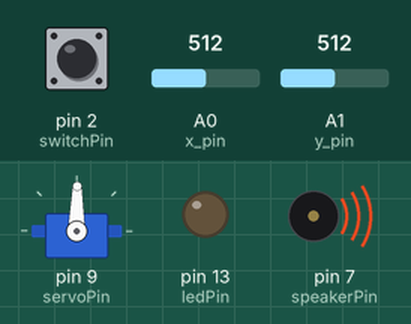
A sketch run on a simulated Arduino Uno, built with avr-gcc and run on an emulated ATmega328P. On the bench: servo, output pins drawn as LEDs (lit = HIGH), buzzer (waves = sounding). Inputs (shaded band) come from the test bench; at power-on: A0 (x_pin) = 512, A1 (y_pin) = 512, pin 2 (switchPin) HIGH.

Above: at 1.2 s.
1.3 s: A0 (x_pin) set to 716
At 2.5 s:
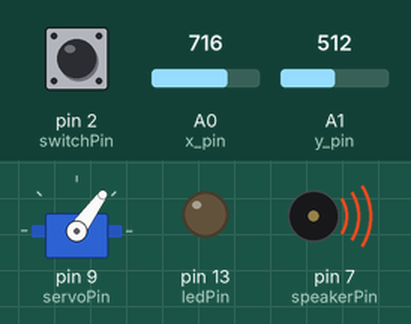
2.8 s: A1 (y_pin) set to 0
At 3.8 s:
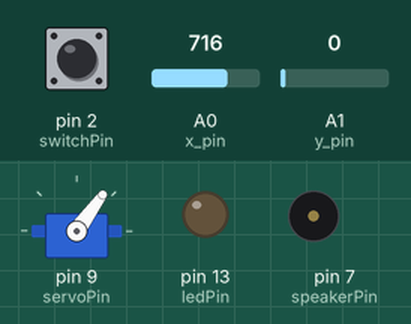
4.3 s: pin 2 (switchPin) pulled LOW for 0.15 s
At 4.37 s:
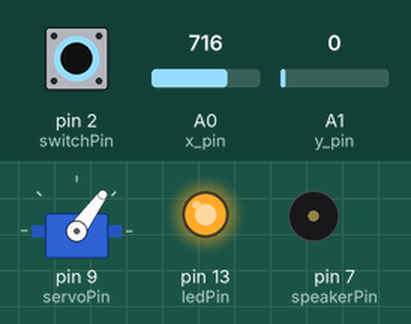
5.9 s: A0 (x_pin) set to 900
At 7.1 s:
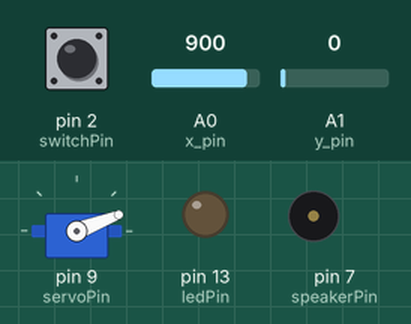
7.4 s: A1 (y_pin) set to 122
At 8.5 s:
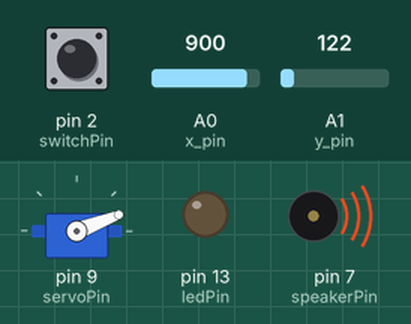
8.9 s: pin 2 (switchPin) pulled LOW for 1 s
At 9.6 s:
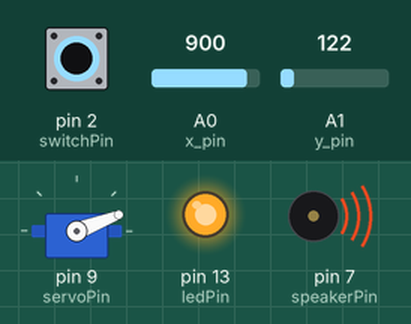
Timing chart, 0 to 11.9 s (numbered marks = the images above; inputs shaded):
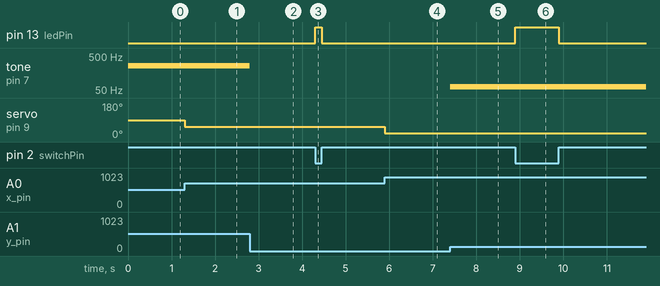

The sketch:

30_SERVO.ino
```cpp
#include <Servo.h>
int x_val;
int y_val;
int x_pin = A0;
int y_pin = A1;
int switchPin = 2;
int switchVal;
int ledPin = 13;
int dt = 200;
int servoPin = 9;
int servoAngle;
Servo myServo;
int speakerPin = 7;

void setup(){
  pinMode(x_pin, INPUT);
  pinMode(y_pin, INPUT);
  pinMode(switchPin, INPUT);
  pinMode(ledPin, OUTPUT);
  pinMode(speakerPin, OUTPUT);
  digitalWrite(switchPin, HIGH);
  myServo.attach(servoPin);
  Serial.begin(9600);
}

void loop(){
  x_val = analogRead(x_pin);
  y_val = analogRead(y_pin);
  switchVal = digitalRead(switchPin);
  int freqMapping = map(y_val, 0, 1023, 0, 523);

  if(switchVal == 0){
    digitalWrite(ledPin, HIGH);
  }else{
    digitalWrite(ledPin, LOW);
  }

  servoAngle = 180 - (180./1023.)*x_val;
  myServo.write(servoAngle);
  tone(speakerPin, freqMapping);
}

 // delay(dt);
  // Serial.print("X Value = ");
  // Serial.print(x_val);
  // Serial.print("\tY value = ");
  // Serial.print(y_val);
  // Serial.print("\tSwitch State is - ");
  // Serial.println(switchVal);
```

Measured:
- after the input at 1.3 s, servo on pin 9 (servoPin): 89° → 54° at once
- after the input at 2.8 s, tone on pin 7 (speakerPin): 261 Hz → silent at once
- after the input at 4.3 s, pin 13 (ledPin): LOW → HIGH at once, → LOW 0.15 s later
- after the input at 5.9 s, servo on pin 9 (servoPin): 54° → 21° at once
- after the input at 7.4 s, tone on pin 7 (speakerPin): silent → 62 Hz at once
- after the input at 8.9 s, pin 13 (ledPin): LOW → HIGH at once, → LOW 1.0 s later
